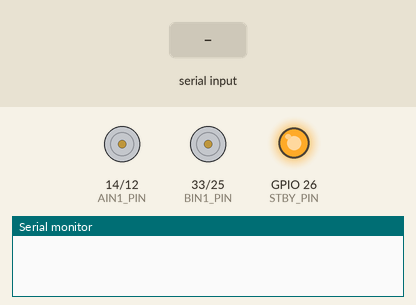
A sketch run on a simulated ESP32. Parts: motor-driver pin pairs drawn as motors (green arrow = first pin HIGH = forward, orange = second pin HIGH = backward, longer = more drive, scaled by the enable pin, stopped while the standby pin is LOW), output pins drawn as LEDs (lit = HIGH), the last lines printed to the serial monitor. The test bench sets the inputs (shaded band).

Above: at 1.2 s.
1.3 s: "V0\n" received over Serial
2.8 s: "V90\n" received over Serial
At 3.3 s:
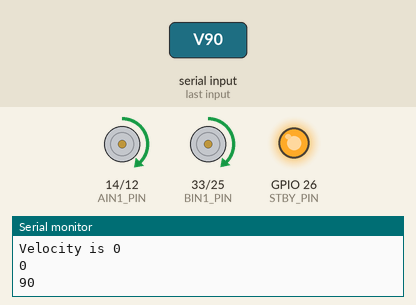
Timing chart, 0 to 5.8 s (numbered marks = the images above; inputs shaded):
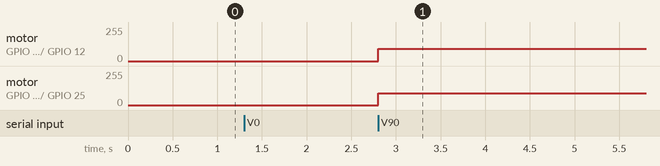

Measured:
- after the input at 2.8 s, motor on GPIO 14 (AIN1_PIN) / GPIO 12 (AIN2_PIN): stopped → forward 91/255 at once; motor on GPIO 33 (BIN1_PIN) / GPIO 25 (BIN2_PIN): stopped → forward 90/255 at once

The sketch:

05-command.ino
```cpp
#include <Arduino.h>

int PWMA_CHANNEL = 0;

int PWMA_PIN = 27;

int PWMB_CHANNEL = 1;

int PWMB_PIN = 32;

int AIN1_PIN = 14;
int AIN2_PIN = 12;

int BIN1_PIN = 33;
int BIN2_PIN = 25;

int STBY_PIN = 26;

int PWM_FREQ = 5000;
int PWM_RESOLUTION = 10;
int MAX_DUTY_CYCLE = (int)(pow(2, PWM_RESOLUTION) - 1);

unsigned long COMMAND_EXPIRY_MS = 5000;
unsigned long COMMAND_READ_TIMEOUT = 1;

void setupPwmPin(uint8_t pin, uint8_t channel)
{
  ledcSetup(PWMA_CHANNEL, PWM_FREQ, PWM_RESOLUTION);
  ledcAttachPin(pin, channel);
}

void setupSerial()
{
  Serial.begin(115200);
  Serial.setTimeout(COMMAND_READ_TIMEOUT);
}

void setupPins()
{
  // output pin must be configured as outputs
  pinMode(AIN1_PIN, OUTPUT);
  pinMode(AIN2_PIN, OUTPUT);
  pinMode(BIN1_PIN, OUTPUT);
  pinMode(BIN2_PIN, OUTPUT);
  pinMode(STBY_PIN, OUTPUT);

  // setup PWM pin for pwm outputs
  setupPwmPin(PWMA_PIN, PWMA_CHANNEL);
  setupPwmPin(PWMB_PIN, PWMB_CHANNEL);
}

void standby(int shouldStandby)
{
  // shouldStandBy = 1: standby
  // shouldStandBy = 0: let the motor move
  if (shouldStandby == 1)
  {
    // standby need to be low i.e. 0 to activate
    digitalWrite(STBY_PIN, 0);
  }
  else
  {
    digitalWrite(STBY_PIN, 1);
  }
}

void cwOrCCW(int cwA, int cwB)
{
  // TODO: print message about whether we're turning clockwise
  if (cwA)
  {
    // TODO: turn clockwise
    digitalWrite(AIN1_PIN, LOW);
    digitalWrite(AIN2_PIN, HIGH);
  }
  else
  {
    // TODO: turn counter-clockwise
    digitalWrite(AIN1_PIN, HIGH);
    digitalWrite(AIN2_PIN, LOW);
  }

  if (cwB)
  {
    // TODO: turn clockwise
    digitalWrite(BIN1_PIN, LOW);
    digitalWrite(BIN2_PIN, HIGH);
  }
  else
  {
    // TODO: turn counter-clockwise
    digitalWrite(BIN1_PIN, HIGH);
    digitalWrite(BIN2_PIN, LOW);
  }
}

int FAST = MAX_DUTY_CYCLE;
int SLOW = MAX_DUTY_CYCLE / 10;
int STOP = 0;

int TURN_LEFT = 0;
int TURN_RIGHT = 1;
int TURN_NONE = 2;
int TURN_AMOUNT_MAX = 100;

/// @brief Drive the robot by supplying different parameters
/// @param velocity Drive forward
/// @param turnDirection 0 for left; 1 for right. 2 for not turning
/// @param turnAmount 0 - 100; Larger the number, the more you turn
void drive(int velocity, int turnDirection = TURN_NONE, int turnAmount = 0)
{
  // TODO: put in your version of drive()
  if (turnDirection == TURN_LEFT)
  {
    cwOrCCW(1, 0);

    analogWrite(PWMA_PIN, velocity * 1.02);
    analogWrite(PWMB_PIN, velocity);
  }
  else if (turnDirection == TURN_RIGHT)
  {
    cwOrCCW(0, 1);

    analogWrite(PWMA_PIN, velocity * 1.02);
    analogWrite(PWMB_PIN, velocity);
  }
  else if (turnDirection == TURN_NONE)
  {
    if (velocity <= 0)
    {
      cwOrCCW(1, 1);

      analogWrite(PWMA_PIN, velocity * 1.02);
      analogWrite(PWMB_PIN, velocity);
    }
    else if (velocity > 0)
    {
      cwOrCCW(0, 0);

      analogWrite(PWMA_PIN, abs(velocity * 1.02));
      analogWrite(PWMB_PIN, abs(velocity));
    }
  }
}

String readCommand1()
{
  // Alvin: only returns when it has a command
  // TODO: read command from Serial byte by byte until you see a '\n' (new line character)
  // line ending have be "LF" in the serial monitor for this to work.

  String command = "";
  while (true)
  {
    int message = Serial.read();
    if (message != -1)
    {
      if (message == 10)
      {
        break;
      }
      command += (char)message;
    }
  }
  return command;
}

String readCommand2()
{
  // Alvin: returns a lot more blank lines
  // TODO: read command from Serial byte by byte until you see a '\n' (new line character)
  // line ending have be "LF" in the serial monitor for this to work.

  String command = "";
  int message;
  while (true)
  {
    message = Serial.read();
    if (message == -1 || message == 10)
      break;

    command += (char)message;
  }

  return command;
}

int velocity = 0;

int turnDirection = TURN_NONE;

int turnAmount = 0;

/// @brief
/// @param input
///         it takes 2 commands
///         1. V: V100 drive the robot forward, V-50 drive it backward (but slower), etc
///         2. T: T0 keep the robot straight, T100 to turn robot all the way to the right, T-100 all the way to the left
void handleCommand(String input)
{
  if (input[0] == 'V')
  {
    velocity = input.substring(1).toInt();
  }
  if (input[0] == 'T' && input[1] == 'D')
  {
    turnDirection = input.substring(2).toInt();
  }
  if (input[0] == 'T' && input[1] == 'A')
  {
    turnAmount = input.substring(2).toInt();
  }
}

void setup()
{
  setupSerial();

  setupPins();

  standby(0);
}

void loop()
{
  String command = readCommand2();
  if (command.length() > 0)
  {
    handleCommand(command);
    if (command == "V0")
    {
      Serial.println("Velocity is 0");
    }
    Serial.println(velocity);

    drive(velocity, turnDirection, turnAmount);
  }
}
```
